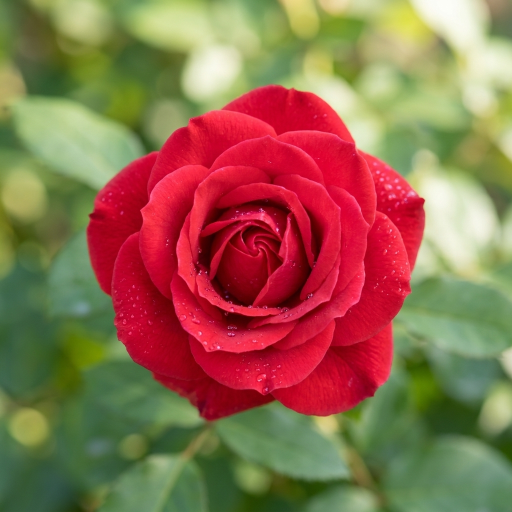
#> input picture dip-lab-02/flower.jpg, 1024 x 1024 px (shown at 1/2 size)
$ jupyter execute dip_lab_02.ipynb
#> lines starting #> are read from the running program, lines starting #| are printed output that depends on the picture
[cell 1]
from google.colab import files
uploaded = files.upload()
#> the answer given: flower.jpg

[cell 2]
import cv2 as cv                  # OpenCV for image processing
import numpy as np                # NumPy for arrays and matrix operations
import matplotlib.pyplot as plt   # Matplotlib for displaying images and graphs

# Load the image
image_path = 'flower.jpg'
img = cv.imread(image_path)
#> img is the input picture: shape (1024, 1024, 3); mean B, G, R 78.3, 106.5, 145.5

# Check if the image was loaded successfully
if img is None:
    raise FileNotFoundError(f"Error: Image '{image_path}' not found. Please check the filename!")

print("Image loaded successfully!")
print("Image Shape (Height, Width, Channels):", img.shape)
#| Image Shape (Height, Width, Channels): (1024, 1024, 3)
print("Data Type:", img.dtype)
#| Data Type: uint8

[cell 3]
height, width, channels = img.shape
#> height = 1024; width = 1024; channels = 3
print(f"Height: {height}, Width: {width}, Channels: {channels}")
#| Height: 1024, Width: 1024, Channels: 3

# Get top-left and center pixel values using row/column indexing
top_left_pixel = img[0, 0]
#> top_left_pixel = [67, 121, 91]
center_pixel = img[height // 2, width // 2]
#> center_pixel = [27, 3, 167]

print("Top-Left Pixel (BGR):", top_left_pixel)
#| Top-Left Pixel (BGR): [ 67 121  91]
print("Center Pixel (BGR):", center_pixel)
#| Center Pixel (BGR): [ 27   3 167]
print("Global Minimum:", img.min(), "Global Maximum:", img.max())
#| Global Minimum: 0 Global Maximum: 255
print("Per-Channel Min:", img.min(axis=(0, 1)))
#| Per-Channel Min: [ 0  0 27]
print("Per-Channel Max:", img.max(axis=(0, 1)))
#| Per-Channel Max: [249 255 255]

[cell 4]
img_rgb = cv.cvtColor(img, cv.COLOR_BGR2RGB)
img_gray = cv.cvtColor(img, cv.COLOR_BGR2GRAY)
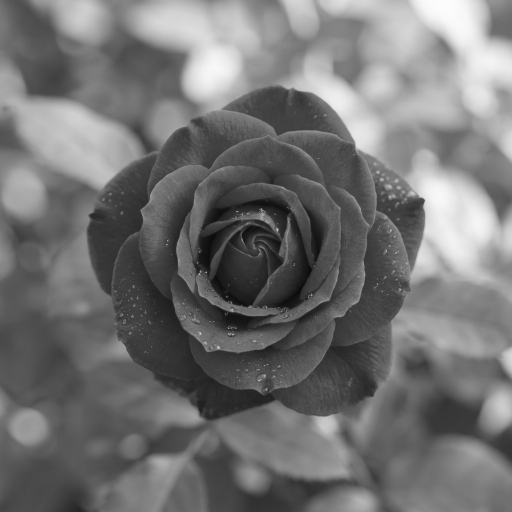
#> img_gray: shape (1024, 1024) (shown at 1/2 size); min 11, max 254, mean 114.9

# OpenCV loads image in BGR format -> index 0=Blue, 1=Green, 2=Red
b_channel, g_channel, r_channel = cv.split(img)
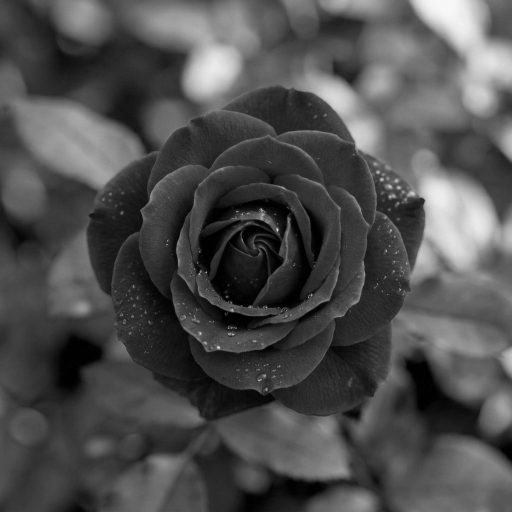
#> b_channel: shape (1024, 1024) (shown at 1/2 size); min 0, max 249, mean 78.3
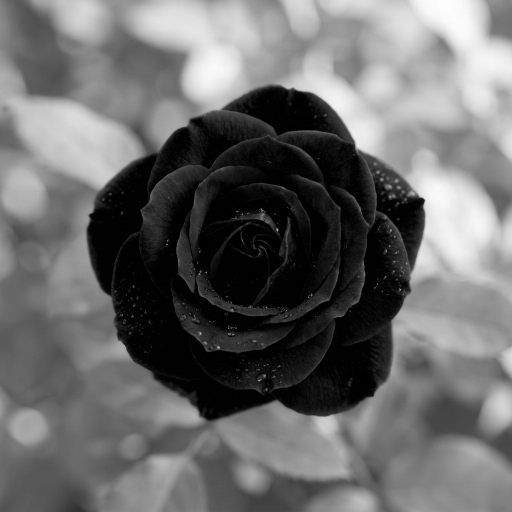
#> g_channel: shape (1024, 1024) (shown at 1/2 size); min 0, max 255, mean 106.5
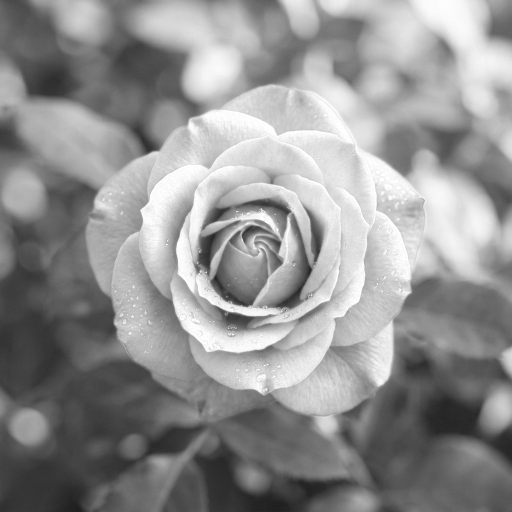
#> r_channel: shape (1024, 1024) (shown at 1/2 size); min 27, max 255, mean 145.5

# Center pixel RGB value and HEX conversion
center_rgb = img_rgb[height // 2, width // 2]
#> center_rgb = [167, 3, 27]
hex_val = '#{:02x}{:02x}{:02x}'.format(*center_rgb)
#> hex_val = '#a7031b'
print("Center Pixel RGB:", center_rgb)
#| Center Pixel RGB: [167   3  27]
print("Center Pixel HEX Value:", hex_val)
#| Center Pixel HEX Value: #a7031b

# Display 2 x 3 Grid containing all 6 views correctly labeled
plt.figure(figsize=(12, 8))

plt.subplot(2, 3, 1)
plt.imshow(img_rgb)
plt.title("RGB")
plt.axis("off")

plt.subplot(2, 3, 2)
plt.imshow(r_channel, cmap="gray")
plt.title("Red Channel")
plt.axis("off")

plt.subplot(2, 3, 3)
plt.imshow(g_channel, cmap="gray")
plt.title("Green Channel")
plt.axis("off")

plt.subplot(2, 3, 4)
plt.imshow(b_channel, cmap="gray")
plt.title("Blue Channel")
plt.axis("off")

plt.subplot(2, 3, 5)
plt.imshow(img_gray, cmap="gray")
plt.title("Grayscale")
plt.axis("off")

plt.subplot(2, 3, 6)
plt.imshow(img)
plt.title("Unconverted BGR")
plt.axis("off")

plt.tight_layout()
plt.show()
#> figure, not shown here; B, G, R data is drawn as R, G, B

[cell 5]
# Center coordinates par exact 100 x 100 region crop karna (phool ke markaz se)
y_start, y_end = (height // 2) - 50, (height // 2) + 50
#> y_start = 462; y_end = 562
x_start, x_end = (width // 2) - 50, (width // 2) + 50
#> x_start = 462; x_end = 562

# Agar phool thora ooper ya neechay ho toh indices ko yahan adjust kiya ja sakta hai
crop_img = img_rgb[y_start:y_end, x_start:x_end]
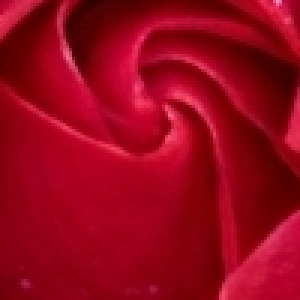
#> crop_img: shape (100, 100, 3) (shown 3 times larger); mean R, G, B 150.9, 5.4, 26.4
print("Crop Region Shape:", crop_img.shape)
#| Crop Region Shape: (100, 100, 3)

# Crop ko 200 x 200 pixels mein resize karna
resized_crop = cv.resize(crop_img, (200, 200))

# Original, Crop, aur Resized images ko side-by-side display karna
plt.figure(figsize=(10, 4))

plt.subplot(1, 3, 1)
plt.imshow(img_rgb)
plt.title("Original Image")
plt.axis("off")

plt.subplot(1, 3, 2)
plt.imshow(crop_img)
plt.title("Crop Region (100x100)")
plt.axis("off")

plt.subplot(1, 3, 3)
plt.imshow(resized_crop)
plt.title("Resized (200x200)")
plt.axis("off")

plt.tight_layout()
plt.show()

# Resized RGB image ko wapas BGR mein convert karke save karna
resized_crop_bgr = cv.cvtColor(resized_crop, cv.COLOR_RGB2BGR)
save_status = cv.imwrite("resized_crop.png", resized_crop_bgr)
print("File saved successfully?:", save_status)
#| File saved successfully?: True

[cell 6]
import cv2 as cv
import matplotlib.pyplot as plt

# Ensure the grayscale image is available
if 'img_gray' not in globals():
    if 'img' in globals():
        img_gray = cv.cvtColor(img, cv.COLOR_BGR2GRAY)
    else:
        img = cv.imread('flower.jpg')
        img_gray = cv.cvtColor(img, cv.COLOR_BGR2GRAY)

# Generate the grayscale histogram
plt.figure(figsize=(9, 4))
plt.hist(img_gray.ravel(), bins=256, range=[0, 256], color='black')  #
plt.title('Grayscale Histogram')  #
plt.xlabel('Pixel Intensity (0-255)')  #[cite: 1]
plt.ylabel('Number of Pixels')  #[cite: 1]

# Save and display the histogram plot
plt.savefig('grayscale_histogram.png')  #[cite: 1]
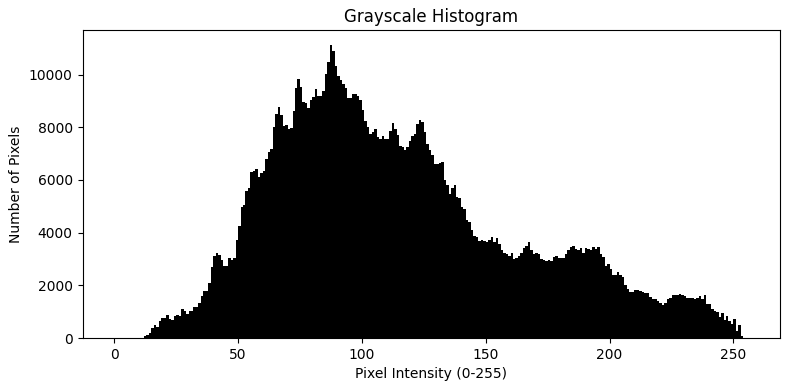
#> figure drawn by matplotlib, 1 panel; tallest bar 11139 high, from x = 87 to 88
plt.show()  #[cite: 1]

[cell 7]
# Step 7: Bit-Depth Quantization & Demonstration
gradient = np.tile(np.linspace(0, 255, 256, dtype=np.uint8), (50, 1))
quant_4bit = (gradient // 16) * 16
quant_2bit = (gradient // 64) * 64
quant_1bit = (gradient // 128) * 128

# Print unique-value counts according to lab instructions
print("8-bit unique values:", np.unique(gradient).size)
print("4-bit unique values:", np.unique(quant_4bit).size)
print("2-bit unique values:", np.unique(quant_2bit).size)
print("1-bit unique values:", np.unique(quant_1bit).size)

# Plotting the figure and subplots
fig, axes = plt.subplots(4, 1, figsize=(8, 6))

axes[0].imshow(gradient, cmap='gray', vmin=0, vmax=255)
axes[0].set_title("8-bit (Unique levels: 256)")
axes[0].axis('off')

axes[1].imshow(quant_4bit, cmap='gray', vmin=0, vmax=255)
axes[1].set_title("4-bit (Unique levels: 16)")
axes[1].axis('off')

axes[2].imshow(quant_2bit, cmap='gray', vmin=0, vmax=255)
axes[2].set_title("2-bit (Unique levels: 4)")
axes[2].axis('off')

axes[3].imshow(quant_1bit, cmap='gray', vmin=0, vmax=255)
axes[3].set_title("1-bit (Unique levels: 2)")
axes[3].axis('off')

plt.tight_layout()
plt.show()
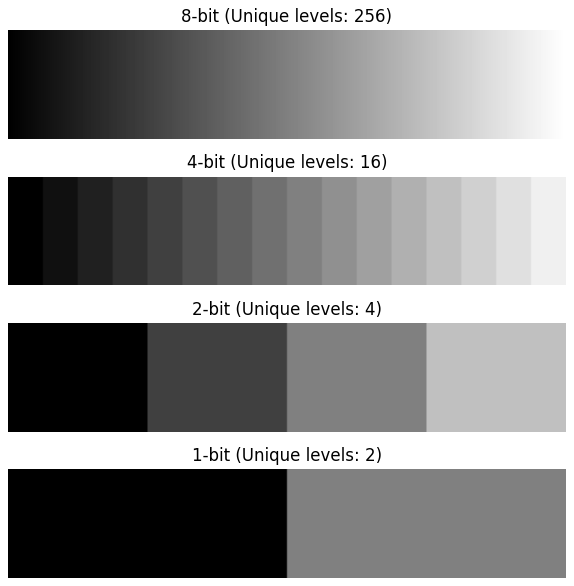
#> figure drawn by matplotlib, 4 panels
